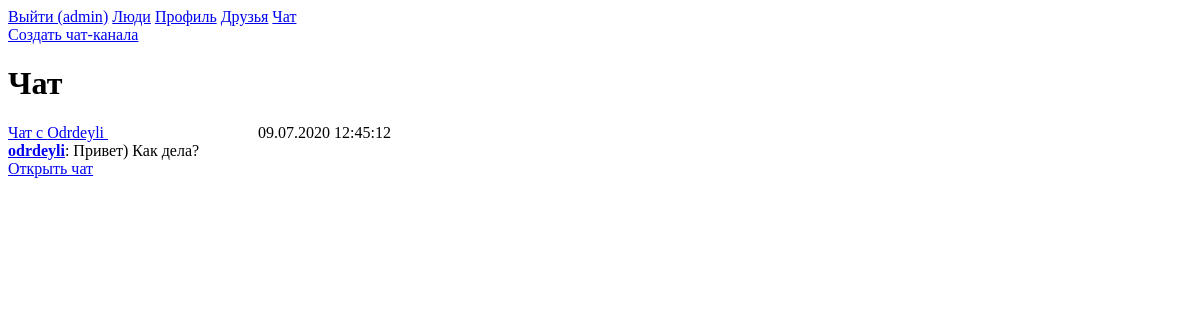
Page /chat/ (signed in) on the earlier database version.
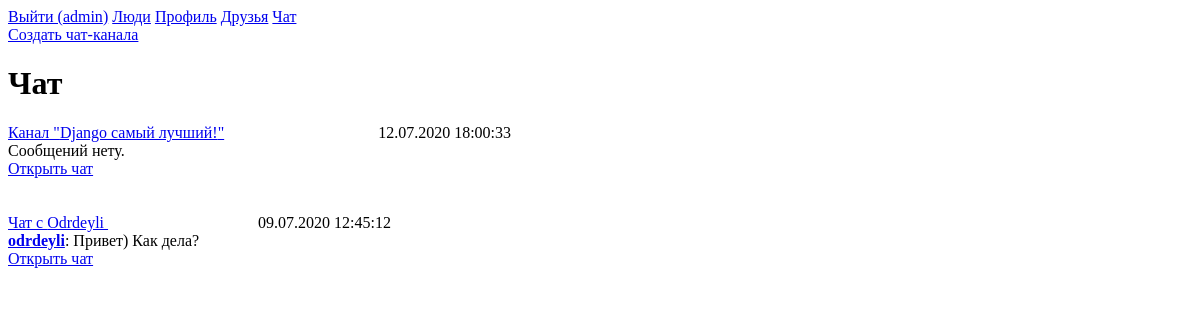
Same page on the later database version.
### main/models.py (models this page shows, shortened)
class Dialog(models.Model):
    firstopp = models.ForeignKey(User, related_name="firstopp", on_delete=models.DO_NOTHING)
    secondopp = models.ForeignKey(User, related_name="secondopp", on_delete=models.DO_NOTHING)
    date_update = models.DateTimeField(auto_now_add=True)

class Message(models.Model):
    text = models.TextField(max_length=500)
    dialog = models.ForeignKey(Dialog, on_delete=models.CASCADE, blank=True, null=True)
    channel = models.ForeignKey(Channel, on_delete=models.CASCADE, blank=True, null=True)
    author = models.ForeignKey(User, on_delete=models.DO_NOTHING)
    date_send = models.DateTimeField(auto_now_add=True)

class Channel(models.Model):
    name = models.CharField(max_length=100)
    owner = models.ForeignKey(User, related_name='ownerchannel', on_delete=models.DO_NOTHING)
    opp = models.ManyToManyField(User)
    date_update = models.DateTimeField(auto_now_add=True)

### main/views.py (the view)
# urls.py: path('chat/', ListChat.as_view(), name='chat'),
class ListChat(LoginRequiredMixin, ListView):
    context_object_name = 'chats'
    template_name = 'main/chat.html'
    def get_queryset(self):
        queryset = chain(self.request.user.channel_set.all(), self.request.user.firstopp.all(),
                         self.request.user.secondopp.all())
        return sorted(queryset, key=lambda chat: chat.date_update)[::-1]
    def get_context_data(self, **kwargs):
        context = super().get_context_data(**kwargs)
        chats_type = []
        for chat in context['chats']:
            chats_type.append(str(type(chat)))
        context['current_user'] = self.request.user.username
        context['chats'] = zip(context['chats'], chats_type)
        return context

### main/templates/main/chat.html (shortened to what this page needs)
{% extends 'basic.html' %}
{% block head %}
    {{ block.super }}
    <a href="{% url 'channel_create' %}">Создать чат-канала</a>
{% endblock %}
{% block body %}
    <h1>Чат</h1>
    {% for chat,type in chats %}
        {% if 'Dialog' in type %}
            <a href="{% url 'dialog' chat.pk %}">Чат с
                {% if chat.firstopp.username == current_user %}
                    {{ chat.secondopp.username.capitalize }}
                {% else %}
                    {{ chat.firstopp.username.capitalize }}
                {% endif %}
            </a>
            <text style="margin-left: 150px;">{{ chat.date_update|date:'d.m.Y H:i:s' }}</text><Br>
            {% if chat.message_set.last %}
                {% if chat.message_set.last.author.username == current_user %}
                    <a href="{% url 'person' current_user %}"><strong>Вы</strong></a>: {{ chat.message_set.last.text|slice:":70" }}
                {% else %}
                    <a href="{% url 'person' chat.message_set.last.author.username %}"><strong>{{ chat.message_set.last.author.username }}</strong></a>:
                    {{ chat.message_set.last.text|slice:":70" }}
                {% endif %}
            {% else %}
                Сообщений нету.
            {% endif %}
            <Br>
            <a href="{% url 'dialog' chat.pk %}">Открыть чат</a>
            <Br><Br><Br>
        {% else %}
            <a href="{% url 'channel' chat.pk %}">Канал "{{ chat.name }}"</a>
            <text style="margin-left: 150px;">{{ chat.date_update|date:'d.m.Y H:i:s' }}</text><Br>
            {% if chat.message_set.last %}
                {% if chat.message_set.last.author.username == current_user %}
                    <a href="{% url 'person' current_user %}"><strong>Вы</strong></a>: {{ chat.message_set.last.text|slice:":70" }}
                {% else %}
                    <a href="{% url 'person' chat.message_set.last.author.username %}"><strong>{{ chat.message_set.last.author.username }}</strong></a>:
                    {{ chat.message_set.last.text|slice:":70" }}
                {% endif %}
            {% else %}
                Сообщений нету.
            {% endif %}
            <Br>
            <a href="{% url 'channel' chat.pk %}">Открыть чат</a>
            <Br><Br><Br>
        {% endif %}
    {% endfor %}
{% endblock %}

Differences in the rows shown:
added Channel: name "Django самый лучший!", date_update "12.07.2020 18:00:33", shows "Сообщений нету."
